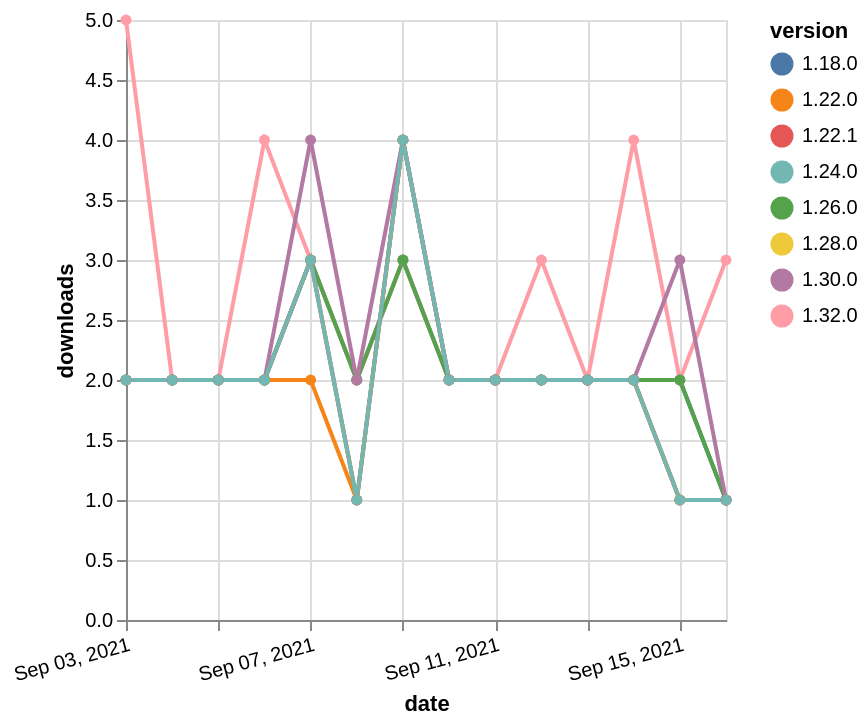

The specification (Vega-Lite) saved for this image:
### Vega-Lite specification from a JSON file in a GitHub repository (floating-point values rounded to 4 significant figures)
{"$schema": "https://vega.github.io/schema/vega-lite/v5.json", "description": "A simple bar chart with embedded data.", "data": {"values": [{"date": "2021-09-03", "total": 2330, "delta": 2, "version": "1.18.0"}, {"date": "2021-09-04", "total": 2332, "delta": 2, "version": "1.18.0"}, {"date": "2021-09-05", "total": 2334, "delta": 2, "version": "1.18.0"}, {"date": "2021-09-06", "total": 2336, "delta": 2, "version": "1.18.0"}, {"date": "2021-09-07", "total": 2339, "delta": 3, "version": "1.18.0"}, {"date": "2021-09-08", "total": 2341, "delta": 2, "version": "1.18.0"}, {"date": "2021-09-09", "total": 2344, "delta": 3, "version": "1.18.0"}, {"date": "2021-09-10", "total": 2346, "delta": 2, "version": "1.18.0"}, {"date": "2021-09-11", "total": 2348, "delta": 2, "version": "1.18.0"}, {"date": "2021-09-12", "total": 2350, "delta": 2, "version": "1.18.0"}, {"date": "2021-09-13", "total": 2352, "delta": 2, "version": "1.18.0"}, {"date": "2021-09-14", "total": 2354, "delta": 2, "version": "1.18.0"}, {"date": "2021-09-15", "total": 2356, "delta": 2, "version": "1.18.0"}, {"date": "2021-09-16", "total": 2357, "delta": 1, "version": "1.18.0"}, {"date": "2021-09-03", "total": 241, "delta": 5, "version": "1.32.0"}, {"date": "2021-09-04", "total": 243, "delta": 2, "version": "1.32.0"}, {"date": "2021-09-05", "total": 245, "delta": 2, "version": "1.32.0"}, {"date": "2021-09-06", "total": 249, "delta": 4, "version": "1.32.0"}, {"date": "2021-09-07", "total": 252, "delta": 3, "version": "1.32.0"}, {"date": "2021-09-08", "total": 254, "delta": 2, "version": "1.32.0"}, {"date": "2021-09-09", "total": 257, "delta": 3, "version": "1.32.0"}, {"date": "2021-09-10", "total": 259, "delta": 2, "version": "1.32.0"}, {"date": "2021-09-11", "total": 261, "delta": 2, "version": "1.32.0"}, {"date": "2021-09-12", "total": 264, "delta": 3, "version": "1.32.0"}, {"date": "2021-09-13", "total": 266, "delta": 2, "version": "1.32.0"}, {"date": "2021-09-14", "total": 270, "delta": 4, "version": "1.32.0"}, {"date": "2021-09-15", "total": 272, "delta": 2, "version": "1.32.0"}, {"date": "2021-09-16", "total": 275, "delta": 3, "version": "1.32.0"}, {"date": "2021-09-03", "total": 1886, "delta": 2, "version": "1.22.0"}, {"date": "2021-09-04", "total": 1888, "delta": 2, "version": "1.22.0"}, {"date": "2021-09-05", "total": 1890, "delta": 2, "version": "1.22.0"}, {"date": "2021-09-06", "total": 1892, "delta": 2, "version": "1.22.0"}, {"date": "2021-09-07", "total": 1894, "delta": 2, "version": "1.22.0"}, {"date": "2021-09-08", "total": 1895, "delta": 1, "version": "1.22.0"}, {"date": "2021-09-09", "total": 1899, "delta": 4, "version": "1.22.0"}, {"date": "2021-09-10", "total": 1901, "delta": 2, "version": "1.22.0"}, {"date": "2021-09-11", "total": 1903, "delta": 2, "version": "1.22.0"}, {"date": "2021-09-12", "total": 1905, "delta": 2, "version": "1.22.0"}, {"date": "2021-09-13", "total": 1907, "delta": 2, "version": "1.22.0"}, {"date": "2021-09-14", "total": 1909, "delta": 2, "version": "1.22.0"}, {"date": "2021-09-15", "total": 1910, "delta": 1, "version": "1.22.0"}, {"date": "2021-09-16", "total": 1911, "delta": 1, "version": "1.22.0"}, {"date": "2021-09-03", "total": 1027, "delta": 2, "version": "1.28.0"}, {"date": "2021-09-04", "total": 1029, "delta": 2, "version": "1.28.0"}, {"date": "2021-09-05", "total": 1031, "delta": 2, "version": "1.28.0"}, {"date": "2021-09-06", "total": 1033, "delta": 2, "version": "1.28.0"}, {"date": "2021-09-07", "total": 1036, "delta": 3, "version": "1.28.0"}, {"date": "2021-09-08", "total": 1037, "delta": 1, "version": "1.28.0"}, {"date": "2021-09-09", "total": 1041, "delta": 4, "version": "1.28.0"}, {"date": "2021-09-10", "total": 1043, "delta": 2, "version": "1.28.0"}, {"date": "2021-09-11", "total": 1045, "delta": 2, "version": "1.28.0"}, {"date": "2021-09-12", "total": 1047, "delta": 2, "version": "1.28.0"}, {"date": "2021-09-13", "total": 1049, "delta": 2, "version": "1.28.0"}, {"date": "2021-09-14", "total": 1051, "delta": 2, "version": "1.28.0"}, {"date": "2021-09-15", "total": 1052, "delta": 1, "version": "1.28.0"}, {"date": "2021-09-16", "total": 1053, "delta": 1, "version": "1.28.0"}, {"date": "2021-09-03", "total": 1504, "delta": 2, "version": "1.26.0"}, {"date": "2021-09-04", "total": 1506, "delta": 2, "version": "1.26.0"}, {"date": "2021-09-05", "total": 1508, "delta": 2, "version": "1.26.0"}, {"date": "2021-09-06", "total": 1510, "delta": 2, "version": "1.26.0"}, {"date": "2021-09-07", "total": 1513, "delta": 3, "version": "1.26.0"}, {"date": "2021-09-08", "total": 1515, "delta": 2, "version": "1.26.0"}, {"date": "2021-09-09", "total": 1518, "delta": 3, "version": "1.26.0"}, {"date": "2021-09-10", "total": 1520, "delta": 2, "version": "1.26.0"}, {"date": "2021-09-11", "total": 1522, "delta": 2, "version": "1.26.0"}, {"date": "2021-09-12", "total": 1524, "delta": 2, "version": "1.26.0"}, {"date": "2021-09-13", "total": 1526, "delta": 2, "version": "1.26.0"}, {"date": "2021-09-14", "total": 1528, "delta": 2, "version": "1.26.0"}, {"date": "2021-09-15", "total": 1530, "delta": 2, "version": "1.26.0"}, {"date": "2021-09-16", "total": 1531, "delta": 1, "version": "1.26.0"}, {"date": "2021-09-03", "total": 2061, "delta": 2, "version": "1.22.1"}, {"date": "2021-09-04", "total": 2063, "delta": 2, "version": "1.22.1"}, {"date": "2021-09-05", "total": 2065, "delta": 2, "version": "1.22.1"}, {"date": "2021-09-06", "total": 2067, "delta": 2, "version": "1.22.1"}, {"date": "2021-09-07", "total": 2070, "delta": 3, "version": "1.22.1"}, {"date": "2021-09-08", "total": 2071, "delta": 1, "version": "1.22.1"}, {"date": "2021-09-09", "total": 2075, "delta": 4, "version": "1.22.1"}, {"date": "2021-09-10", "total": 2077, "delta": 2, "version": "1.22.1"}, {"date": "2021-09-11", "total": 2079, "delta": 2, "version": "1.22.1"}, {"date": "2021-09-12", "total": 2081, "delta": 2, "version": "1.22.1"}, {"date": "2021-09-13", "total": 2083, "delta": 2, "version": "1.22.1"}, {"date": "2021-09-14", "total": 2085, "delta": 2, "version": "1.22.1"}, {"date": "2021-09-15", "total": 2086, "delta": 1, "version": "1.22.1"}, {"date": "2021-09-16", "total": 2087, "delta": 1, "version": "1.22.1"}, {"date": "2021-09-03", "total": 744, "delta": 2, "version": "1.30.0"}, {"date": "2021-09-04", "total": 746, "delta": 2, "version": "1.30.0"}, {"date": "2021-09-05", "total": 748, "delta": 2, "version": "1.30.0"}, {"date": "2021-09-06", "total": 750, "delta": 2, "version": "1.30.0"}, {"date": "2021-09-07", "total": 754, "delta": 4, "version": "1.30.0"}, {"date": "2021-09-08", "total": 756, "delta": 2, "version": "1.30.0"}, {"date": "2021-09-09", "total": 760, "delta": 4, "version": "1.30.0"}, {"date": "2021-09-10", "total": 762, "delta": 2, "version": "1.30.0"}, {"date": "2021-09-11", "total": 764, "delta": 2, "version": "1.30.0"}, {"date": "2021-09-12", "total": 766, "delta": 2, "version": "1.30.0"}, {"date": "2021-09-13", "total": 768, "delta": 2, "version": "1.30.0"}, {"date": "2021-09-14", "total": 770, "delta": 2, "version": "1.30.0"}, {"date": "2021-09-15", "total": 773, "delta": 3, "version": "1.30.0"}, {"date": "2021-09-16", "total": 774, "delta": 1, "version": "1.30.0"}, {"date": "2021-09-03", "total": 1645, "delta": 2, "version": "1.24.0"}, {"date": "2021-09-04", "total": 1647, "delta": 2, "version": "1.24.0"}, {"date": "2021-09-05", "total": 1649, "delta": 2, "version": "1.24.0"}, {"date": "2021-09-06", "total": 1651, "delta": 2, "version": "1.24.0"}, {"date": "2021-09-07", "total": 1654, "delta": 3, "version": "1.24.0"}, {"date": "2021-09-08", "total": 1655, "delta": 1, "version": "1.24.0"}, {"date": "2021-09-09", "total": 1659, "delta": 4, "version": "1.24.0"}, {"date": "2021-09-10", "total": 1661, "delta": 2, "version": "1.24.0"}, {"date": "2021-09-11", "total": 1663, "delta": 2, "version": "1.24.0"}, {"date": "2021-09-12", "total": 1665, "delta": 2, "version": "1.24.0"}, {"date": "2021-09-13", "total": 1667, "delta": 2, "version": "1.24.0"}, {"date": "2021-09-14", "total": 1669, "delta": 2, "version": "1.24.0"}, {"date": "2021-09-15", "total": 1670, "delta": 1, "version": "1.24.0"}, {"date": "2021-09-16", "total": 1671, "delta": 1, "version": "1.24.0"}]}, "width": "container", "mark": {"type": "line", "point": {"filled": true}}, "encoding": {"x": {"field": "date", "type": "temporal", "timeUnit": "yearmonthdate", "title": "date", "axis": {"labelAngle": -15}}, "y": {"field": "delta", "type": "quantitative", "title": "downloads"}, "color": {"field": "version", "type": "nominal"}, "tooltip": {"field": "delta"}}}
